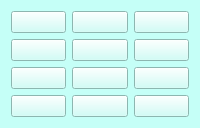
               <widget class="QWidget" name="tab_4_5">
                <property name="styleSheet">
                 <string notr="true">background-color: rgb(197, 255, 247);</string>
                </property>
                <attribute name="title">
                 <string>4-5лет</string>
                </attribute>
                <layout class="QGridLayout" name="gridLayout_5">
                 <item row="1" column="0">
                  <widget class="QPushButton" name="btn_4_2">
                   <property name="minimumSize">
                    <size>
                     <width>0</width>
                     <height>0</height>
                    </size>
                   </property>
                   <property name="maximumSize">
                    <size>
                     <width>16777215</width>
                     <height>16777215</height>
                    </size>
                   </property>
                   <property name="cursor">
                    <cursorShape>PointingHandCursor</cursorShape>
                   </property>
                   <property name="focusPolicy">
                    <enum>Qt::TabFocus</enum>
                   </property>
                   <property name="text">
                    <string/>
                   </property>
                  </widget>
                 </item>
                 <item row="0" column="2">
                  <widget class="QPushButton" name="btn_4_5">
                   <property name="minimumSize">
                    <size>
                     <width>0</width>
                     <height>0</height>
                    </size>
                   </property>
                   <property name="maximumSize">
                    <size>
                     <width>16777215</width>
                     <height>16777215</height>
                    </size>
                   </property>
                   <property name="cursor">
                    <cursorShape>PointingHandCursor</cursorShape>
                   </property>
                   <property name="focusPolicy">
                    <enum>Qt::TabFocus</enum>
                   </property>
                   <property name="text">
                    <string/>
                   </property>
                  </widget>
                 </item>
                 <item row="0" column="0">
                  <widget class="QPushButton" name="btn_4_1">
                   <property name="minimumSize">
                    <size>
                     <width>0</width>
                     <height>0</height>
                    </size>
                   </property>
                   <property name="maximumSize">
                    <size>
                     <width>16777215</width>
                     <height>16777215</height>
                    </size>
                   </property>
                   <property name="cursor">
                    <cursorShape>PointingHandCursor</cursorShape>
                   </property>
                   <property name="focusPolicy">
                    <enum>Qt::TabFocus</enum>
                   </property>
                   <property name="text">
                    <string/>
                   </property>
                  </widget>
                 </item>
                 <item row="0" column="3">
                  <widget class="QPushButton" name="btn_4_9">
                   <property name="minimumSize">
                    <size>
                     <width>0</width>
                     <height>0</height>
                    </size>
                   </property>
                   <property name="maximumSize">
                    <size>
                     <width>16777215</width>
                     <height>16777215</height>
                    </size>
                   </property>
                   <property name="cursor">
                    <cursorShape>PointingHandCursor</cursorShape>
                   </property>
                   <property name="focusPolicy">
                    <enum>Qt::TabFocus</enum>
                   </property>
                   <property name="text">
                    <string/>
                   </property>
                  </widget>
                 </item>
                 <item row="1" column="2">
                  <widget class="QPushButton" name="btn_4_6">
                   <property name="minimumSize">
                    <size>
                     <width>0</width>
                     <height>0</height>
                    </size>
                   </property>
                   <property name="maximumSize">
                    <size>
                     <width>16777215</width>
                     <height>16777215</height>
                    </size>
                   </property>
                   <property name="cursor">
                    <cursorShape>PointingHandCursor</cursorShape>
                   </property>
                   <property name="focusPolicy">
                    <enum>Qt::TabFocus</enum>
                   </property>
                   <property name="text">
                    <string/>
                   </property>
                  </widget>
                 </item>
                 <item row="2" column="0">
                  <widget class="QPushButton" name="btn_4_3">
                   <property name="minimumSize">
                    <size>
                     <width>0</width>
                     <height>0</height>
                    </size>
                   </property>
                   <property name="maximumSize">
                    <size>
                     <width>16777215</width>
                     <height>16777215</height>
                    </size>
                   </property>
                   <property name="cursor">
                    <cursorShape>PointingHandCursor</cursorShape>
                   </property>
                   <property name="focusPolicy">
                    <enum>Qt::TabFocus</enum>
                   </property>
                   <property name="text">
                    <string/>
                   </property>
                  </widget>
                 </item>
                 <item row="1" column="3">
                  <widget class="QPushButton" name="btn_4_10">
                   <property name="minimumSize">
                    <size>
                     <width>0</width>
                     <height>0</height>
                    </size>
                   </property>
                   <property name="maximumSize">
                    <size>
                     <width>16777215</width>
                     <height>16777215</height>
                    </size>
                   </property>
                   <property name="cursor">
                    <cursorShape>PointingHandCursor</cursorShape>
                   </property>
                   <property name="focusPolicy">
                    <enum>Qt::TabFocus</enum>
                   </property>
                   <property name="text">
                    <string/>
                   </property>
                  </widget>
                 </item>
                 <item row="3" column="0">
                  <widget class="QPushButton" name="btn_4_4">
                   <property name="minimumSize">
                    <size>
                     <width>0</width>
                     <height>0</height>
                    </size>
                   </property>
                   <property name="maximumSize">
                    <size>
                     <width>16777215</width>
                     <height>16777215</height>
                    </size>
                   </property>
                   <property name="cursor">
                    <cursorShape>PointingHandCursor</cursorShape>
                   </property>
                   <property name="focusPolicy">
                    <enum>Qt::TabFocus</enum>
                   </property>
                   <property name="text">
                    <string/>
                   </property>
                  </widget>
                 </item>
                 <item row="2" column="3">
                  <widget class="QPushButton" name="btn_4_11">
                   <property name="minimumSize">
                    <size>
                     <width>0</width>
                     <height>0</height>
                    </size>
                   </property>
                   <property name="maximumSize">
                    <size>
                     <width>16777215</width>
                     <height>16777215</height>
                    </size>
                   </property>
                   <property name="cursor">
                    <cursorShape>PointingHandCursor</cursorShape>
                   </property>
                   <property name="focusPolicy">
                    <enum>Qt::TabFocus</enum>
                   </property>
                   <property name="text">
                    <string/>
                   </property>
                  </widget>
                 </item>
                 <item row="2" column="2">
                  <widget class="QPushButton" name="btn_4_7">
                   <property name="minimumSize">
                    <size>
                     <width>0</width>
                     <height>0</height>
                    </size>
                   </property>
                   <property name="maximumSize">
                    <size>
                     <width>16777215</width>
                     <height>16777215</height>
                    </size>
                   </property>
                   <property name="cursor">
                    <cursorShape>PointingHandCursor</cursorShape>
                   </property>
                   <property name="focusPolicy">
                    <enum>Qt::TabFocus</enum>
                   </property>
                   <property name="text">
                    <string/>
                   </property>
                  </widget>
                 </item>
                 <item row="3" column="2">
                  <widget class="QPushButton" name="btn_4_8">
                   <property name="minimumSize">
                    <size>
                     <width>0</width>
                     <height>0</height>
                    </size>
                   </property>
                   <property name="maximumSize">
                    <size>
                     <width>16777215</width>
                     <height>16777215</height>
                    </size>
                   </property>
                   <property name="cursor">
                    <cursorShape>PointingHandCursor</cursorShape>
                   </property>
                   <property name="focusPolicy">
                    <enum>Qt::TabFocus</enum>
                   </property>
                   <property name="text">
                    <string/>
                   </property>
                  </widget>
                 </item>
                 <item row="3" column="3">
                  <widget class="QPushButton" name="btn_4_12">
                   <property name="minimumSize">
                    <size>
                     <width>0</width>
                     <height>0</height>
                    </size>
                   </property>
                   <property name="maximumSize">
                    <size>
                     <width>16777215</width>
                     <height>16777215</height>
                    </size>
                   </property>
                   <property name="cursor">
                    <cursorShape>PointingHandCursor</cursorShape>
                   </property>
                   <property name="focusPolicy">
                    <enum>Qt::TabFocus</enum>
                   </property>
                   <property name="text">
                    <string/>
                   </property>
                  </widget>
                 </item>
                </layout>
               </widget>
